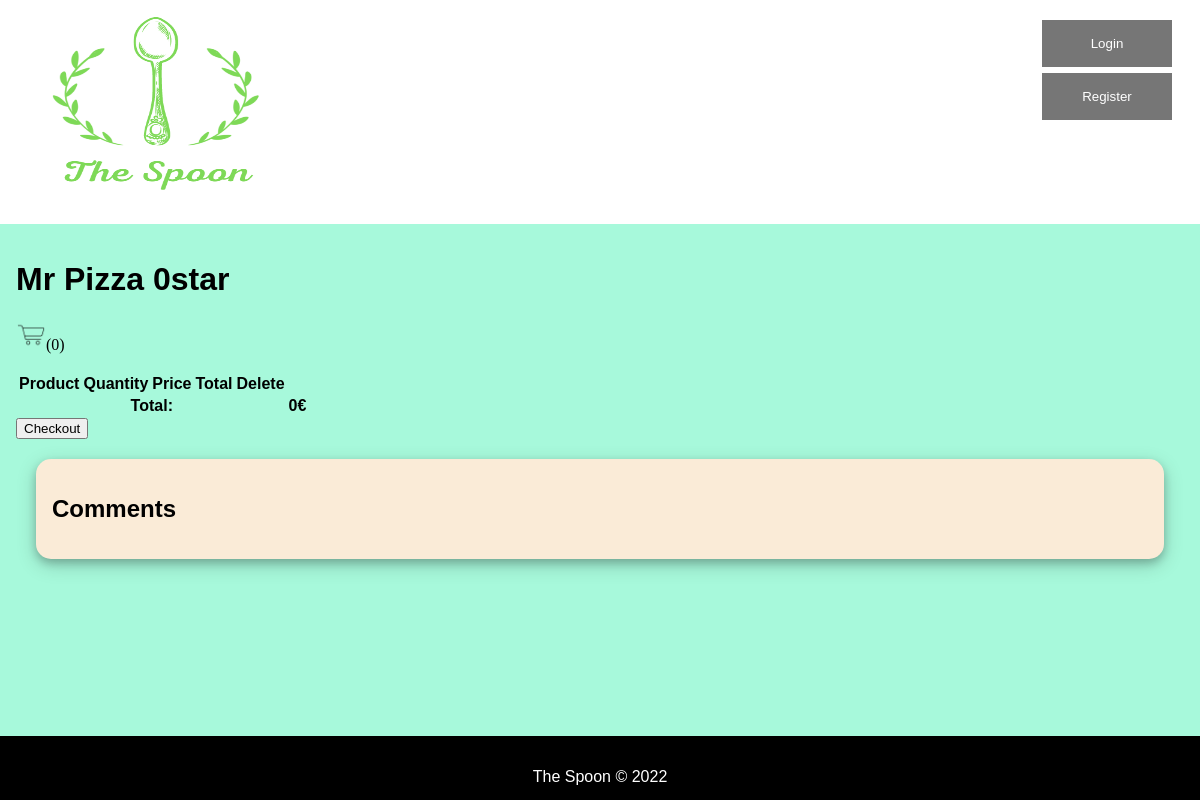
The app's page /pages/restaurant.php?id=21, older data.
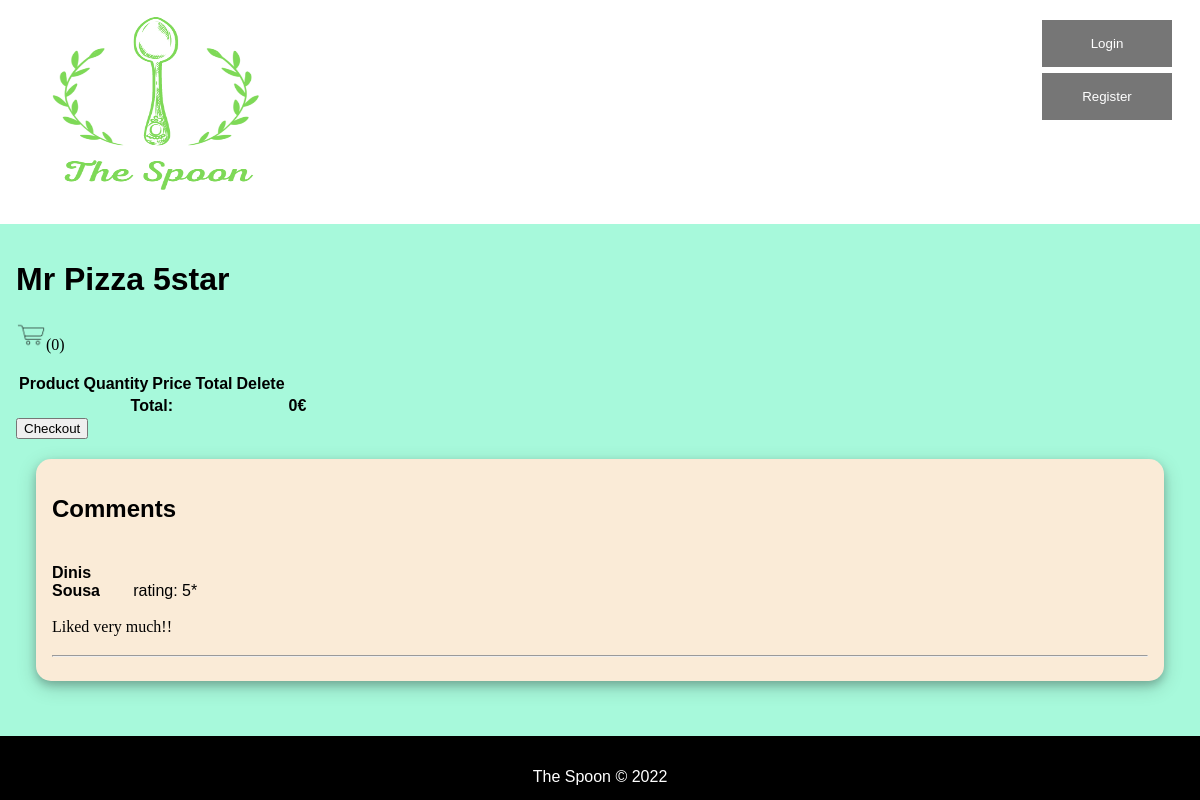
The same page, newer data.
### tables this page shows
CREATE TABLE Restaurant (
	idRestaurant 		INTEGER PRIMARY KEY,
	Name 			VARCHAR NOT NULL,
	idUser		INTEGER NOT NULL 	CONSTRAINT fk_restaurant_iduser REFERENCES User (idUser)
												ON DELETE CASCADE ON UPDATE CASCADE,
	idRestCategory		INTEGER NOT NULL 	CONSTRAINT fk_restaurant_idrestcategory REFERENCES RestCategory (idRestCategory)
												ON DELETE CASCADE ON UPDATE CASCADE,
	Photo			VARCHAR	DEFAULT '',
	Description		VARCHAR DEFAULT '',
	Rating 		REAL NOT NULL,
	idAddress		INTEGER NOT NULL 	CONSTRAINT fk_restaurant_idaddress REFERENCES Address (idAddress)
												ON DELETE CASCADE ON UPDATE CASCADE,
	CONSTRAINT evaluation_rating CHECK ((Rating >= 0) and (Rating <= 5))
);

CREATE TABLE Evaluation (
	idEvaluation		INTEGER PRIMARY KEY,
	idUser 		VARCHAR NOT NULL 	CONSTRAINT fk_evaluation_idUser REFERENCES User (idUser) 
												ON DELETE CASCADE ON UPDATE CASCADE,
	idRestaurant	 	INTEGER NOT NULL 	CONSTRAINT fk_evaluation_idrestaurant REFERENCES Restaurant (idRestaurant) 
												ON DELETE CASCADE ON UPDATE CASCADE,
	Rating 		INTEGER NOT NULL,
	Message		VARCHAR DEFAULT '',
	Comments		VARCHAR DEFAULT '',
	CONSTRAINT evaluation_rating CHECK ((Rating >= 0) and (Rating <= 5))					
);

CREATE TABLE User (
	idUser			INTEGER PRIMARY KEY,
	Email			VARCHAR NOT NULL UNIQUE,
	Password		VARCHAR NOT NULL,
	Phone 			INTEGER UNIQUE,
	Name 			VARCHAR NOT NULL,
	RestOwner       BOOLEAN DEFAULT FALSE,
	idAddress		INTEGER		CONSTRAINT fk_user_idaddress REFERENCES Address (idAddress)
												ON DELETE SET NULL ON UPDATE CASCADE
);

### pages/restaurant.php (called while the page is built, shortened)
<?php
  require_once('../utils/session.php');
  $session = new Session();
  require_once('../database/connection.php');
  require_once('../database/restaurant.class.php');
  require_once('../database/review.class.php');
  require_once('../templates/common.tpl.php');
  require_once('../templates/restaurant.tpl.php');
  $db = getDatabaseConnection();
  $restaurant = Restaurant::getRestaurant($db, intval($_GET['id']));
  $menu = Menu::getMenu($db, intval($_GET['id']));
  $comments = Review::getReviewsFromRestaurant($db, intval($_GET['id']));
  $user = User::getRestaurantOwner($db, $restaurant->id);
  drawHeader($session);
  drawRestaurant($session, $restaurant, $user, $menu, $comments);
  drawFooter();
?>

### utils/session.php (called while the page is built, shortened)
<?php
  class Session {
    public function isLoggedIn() : bool {
      return isset($_SESSION['id']);
    }
    public function getId() : ?int {
      return isset($_SESSION['id']) ? $_SESSION['id'] : null;
    }
  }
?>

### database/restaurant.class.php (called while the page is built, shortened)
<?php
  class Restaurant {
    public function __construct(int $id, string $name, string $description, string $photo, string $street, string $city, string $state, int $postalCode, float $rating) {
      $this->name = $name;
      $this->rating = $rating;
    }
    static function getRestaurant(PDO $db, int $id) : Restaurant {
      $stmt = $db->prepare('
      SELECT idRestaurant, Name, Description, Photo, Street, City, State, PostalCode, Rating
      FROM Restaurant JOIN Address USING (idAddress)
      WHERE idRestaurant = ?
    ');
      $stmt->execute(array($id));
      $restaurant = $stmt->fetch();
      return new Restaurant(
        (int)$restaurant['idRestaurant'],
        $restaurant['Name'],
        $restaurant['Description'],
        $restaurant['Photo'],
        $restaurant['Street'],
        $restaurant['City'],
        $restaurant['State'],
        (int)$restaurant['PostalCode'],
        (float)$restaurant['Rating']
      );
    }
  }
?>

### database/user.class.php (called while the page is built, shortened)
<?php
  class User {
    public function __construct(int $idUser, string $email, string $name, string $street, string $city, string $state, int $postalcode, int $phone, bool $restOwner = false)
    {
      $this->idUser = $idUser;
    }
    static function getUser(PDO $db, int $id): User {
      $stmt = $db->prepare('
        SELECT idUser, Email, Name, Street, City, State, PostalCode, Phone, RestOwner
        FROM User JOIN Address USING (idAddress)
        WHERE idUser = ?
      ');
      $stmt->execute(array($id));
      $user = $stmt->fetch();
      return new User
     (
        (int)$user['idUser'],
        $user['Email'],
        $user['Name'],
        $user['Street'],
        $user['City'],
        $user['State'],
        (int)$user['PostalCode'],
        (int)$user['Phone'],
        (bool)$user['RestOwner']
      );
    }
  }
?>

### database/review.class.php (called while the page is built, shortened)
<?php
  require_once('user.class.php');
  class Review {
    public function __construct(int $id, int $rating, string $comment, string $nameUser, string $answer, string $nameOwner) {
      $this->rating = $rating;
      $this->comment = $comment;
      $this->nameUser = $nameUser;
    }
    static function getReviewsFromRestaurant(PDO $db, int $id) : array {
      $stmt = $db->prepare('SELECT idEvaluation, Rating, Message, idUser, Comments, idRestaurant  FROM Evaluation WHERE idRestaurant = ?');
      $stmt->execute(array($id));
      $stmt2 = $db->prepare('SELECT idUser, idRestaurant FROM Restaurant WHERE idRestaurant = ?');
      $stmt2->execute(array($id));
      $restOwner = User::getUser($db, intval($stmt2->fetch()['idUser']));
      $reviews = array();
      while ($review = $stmt->fetch()) {
        $user = User::getUser($db, intval($review['idUser']));
        $reviews[] = new Review(
          (int) $review['idEvaluation'],
          (int) $review['Rating'],
          $review['Message'],
          $user->name,
          $review['Comments'],
          $restOwner->name()
        );
      }
      return $reviews;
    }
  }
?>

### templates/restaurant.tpl.php (the view, shortened to what this page needs)
<?php function drawRestaurant(Session $session, Restaurant $restaurant, User $restOwner, array $menuItems, array $comments) {
  drawName($restaurant);
  if($session->getId() != $restOwner->idUser) drawCart($session, $restaurant->id);
  drawComments($session, $restaurant, $restOwner, $comments);
} ?>
<?php function drawComments(Session $session, Restaurant $restaurant, User $restOwner, array $comments) { ?>
  <section class="comment-section" id="comments">
    <h2>Comments</h2>
    <?php if(count($comments) != 0 || $session->isLoggedIn()) { ?>
    <?php foreach ($comments as $comment) { ?>
      <?php if($comment->comment != '') { ?>
        <article class="comment">
          <div class ="customer-comment">
            <span class="user"><h4><?=$comment->nameUser?></h4></span>
            <span class="rating">rating: <?=$comment->rating?>*</span>
            <p><?=$comment->comment?></p>
          </div>
          <hr>
        </article>
    <?php } } } ?>
  </section>
<?php } ?>
<?php function drawName(Restaurant $restaurant) { ?>
  <h1><?=$restaurant->name?> <?=$restaurant->rating?>star</h1>
<?php } ?>

### templates/common.tpl.php (shortened to what this page needs)
<?php
  require_once('../utils/session.php');
?>
<?php function drawHeader(Session $session) { ?>
<!DOCTYPE html>
<html lang="en-US">
  <head>
    <link rel="stylesheet" href="../css/mainpage.css">
    <link rel="stylesheet" href="../css/layout.css">
    <link rel="stylesheet" href="../css/common.css">
    <link rel="stylesheet" href="https://cdnjs.cloudflare.com/ajax/libs/font-awesome/4.7.0/css/font-awesome.min.css">
  </head>
  <body>
    <header id="header">
      <a id="logo" href="/"><img src="../images/TheSpoon.png" alt ="theSpoon logo" width="300" height="200"></a>
      <?php
        if ($session->isLoggedIn()) drawLogoutForm($session);
        else drawLogInForm();
      ?>
    </header>
    <main class="content">
<?php } ?>
<?php function drawFooter() { ?>
    </main>
    <footer class="footer">
      The Spoon &copy; 2022
    </footer>
  </body>
</html>
<?php } ?>
<?php function drawLogInForm() { ?>
  <button type="button" class="open-button" id="logInButton" onclick="openLogInForm()">Login</button>
  <?=drawRegisterForm();?>
<?php } ?>
<?php function drawRegisterForm() { ?>
  <button type="button" class="open-button" id="registerButton" onclick="openRegisterForm()">Register</button>
<?php } ?>
<?php function drawCart(Session $session, int $idRestaurant) { ?>
  <section id="cart">
    <div>
      <p><img src="../images/cart.png" alt ="cart icon" width="30" height="30">(0)</p>
    </div>
    <table>
      <thead>
        <tr>
          <th>Product</th>
          <th>Quantity</th>
          <th>Price</th>
          <th>Total</th>
          <th>Delete</th>
        </tr>
      </thead>
      <tfoot>
        <tr>
          <form method="post" action=""><th colspan="5">Total:</th></form>
          <th>0€</th>
        </tr>
      </tfoot>
    </table>
    <?php
        if ($session->isLoggedIn()) goToCheckout();
        else openRegForm();
      ?>
  </section>
<?php } ?>
<?php function openRegForm() { ?>
  <button onclick="openRegisterForm()">Checkout</button>
<?php } ?>

### css/layout.css (style rules this page uses)
* { -webkit-box-sizing: border-box; -moz-box-sizing: border-box; box-sizing: border-box; }
body { background-color: #a7f9db; margin: 0 auto; display: flex; min-height: 100vh; flex-direction: column; }
body>header { padding: 10px 16px; position: relative; top: 0; width: 100%; padding-left: 0%; padding-right: 0%; display: grid; grid-template-columns: auto 0fr 0fr 0fr; grid-template-rows: auto auto; }
.content { padding: 16px; }
.footer { margin-top: auto; text-align: center; position: relative; left: 0; bottom: 0; width: 100%; padding-right: 0%; padding-left: 0%; background-color: black; color: white; text-align: center; }
#logInButton { margin-top: 1.5em; position: absolute; top: 0; right: 28px; border: none; cursor: pointer; }
#registerButton { margin-top: 5.5em; top: 0; right: 28px; position: absolute; border: none; cursor: pointer; }
.comment-section { display: flex; flex-direction: column; margin: 20px; border-radius: 15px; padding: 16px; }
.customer-comment span, .owner-answer span { width: 7%; height: 10px; display: inline-block; }

### css/common.css (style rules this page uses)
a:not(.loginLink), a:not(.registerLink) { text-decoration: none; color: #2a2f33; }
body { font-family: "Poppins", sans-serif; }
p { font-family: "Lora", serif; line-height: 1.4em; }
body>header { color: #000; background-color: #fff; }
.open-button { background-color: #555; color: white; padding: 16px 20px; opacity: 0.8; width: 10%; min-width: 130px; }
.comment-section { background-color: antiquewhite; box-shadow: 0 4px 8px 0 rgba(0, 0, 0, 0.2), 0 6px 20px 0 rgba(0, 0, 0, 0.19); }
body>footer { background-color: #2a2f33; color: white; padding: 2em; height: 2.5em; }

Row changes from the older to the newer data that the page shows:
changed restaurant "Mr Pizza": Rating "0" → "5"
added evaluation: idUser.Name "Dinis Sousa", Rating "5", Message "Liked very much!!"
